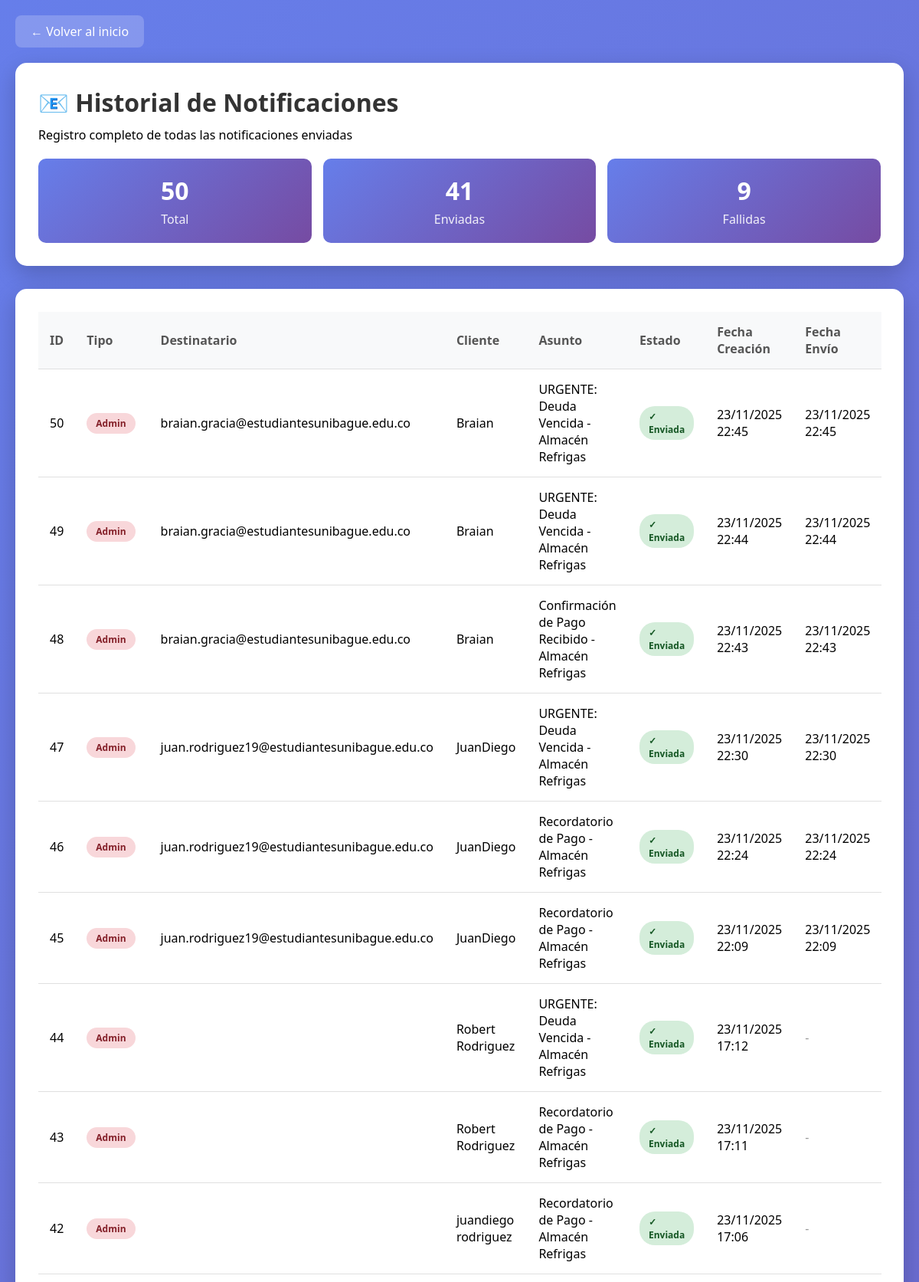
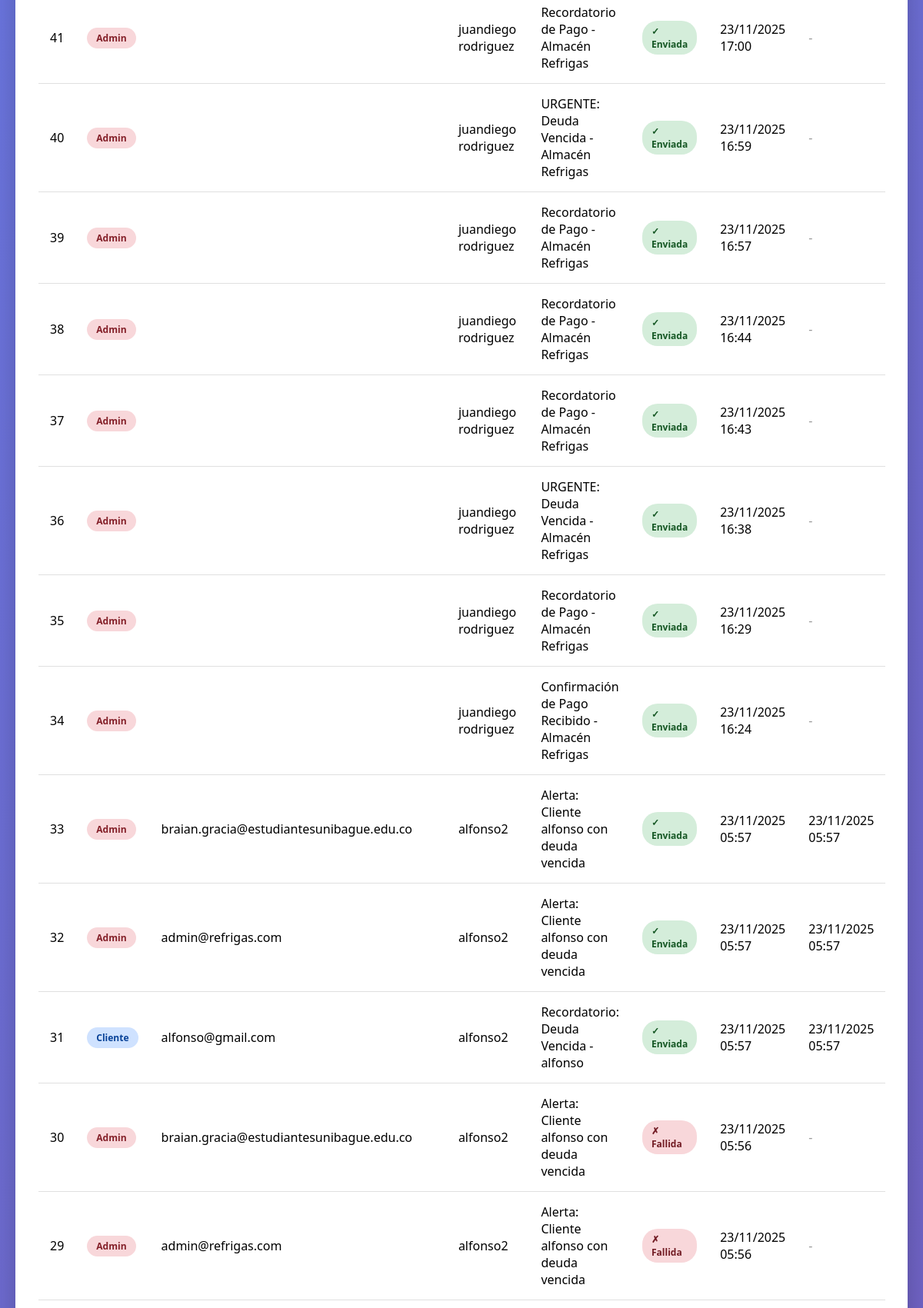
The page /notificaciones/historial/ (signed in, upper part) on the database its author committed (2 pictures, top to bottom).
### notificaciones/models.py (models this page shows, shortened)
class Notificacion(models.Model):
    TIPO_CHOICES = [
        ('DEUDA_VENCIDA_CLIENTE', 'Deuda Vencida - Cliente'),
        ('DEUDA_VENCIDA_ADMIN', 'Deuda Vencida - Administrador'),
        ('RECORDATORIO_PAGO', 'Recordatorio de Pago'),
    ]
    ESTADO_CHOICES = [
        ('PENDIENTE', 'Pendiente'),
        ('ENVIADA', 'Enviada'),
        ('FALLIDA', 'Fallida'),
    ]
    tipo = models.CharField(max_length=30, choices=TIPO_CHOICES)
    destinatario_email = models.EmailField()
    asunto = models.CharField(max_length=200)
    mensaje = models.TextField()
    deuda = models.ForeignKey(Deuda, on_delete=models.CASCADE, null=True, blank=True)
    cliente = models.ForeignKey(Cliente, on_delete=models.CASCADE, null=True, blank=True)
    estado = models.CharField(max_length=10, choices=ESTADO_CHOICES, default='PENDIENTE')
    fecha_creacion = models.DateTimeField(auto_now_add=True)
    fecha_envio = models.DateTimeField(null=True, blank=True)
    error_mensaje = models.TextField(blank=True)
    class Meta:
        ordering = ['-fecha_creacion']
        verbose_name = 'Notificación'
        verbose_name_plural = 'Notificaciones'

### cartera/models.py (models this page shows, shortened)
class Cliente(models.Model):
    nombre = models.CharField(max_length=100)
    correo = models.EmailField(unique=True)
    telefono = models.CharField(max_length=15, blank=True)
    direccion = models.CharField(max_length=200, blank=True, default='')

### notificaciones/views.py (the view)
# urls.py: path('historial/', views.historial_notificaciones, name='historial'),
@login_required
@user_passes_test(es_staff)
def historial_notificaciones(request):
    notificaciones_completas = Notificacion.objects.select_related('cliente', 'deuda').all()
    total = notificaciones_completas.count()
    enviadas = notificaciones_completas.filter(estado='ENVIADA').count()
    fallidas = notificaciones_completas.filter(estado='FALLIDA').count()
    notificaciones = notificaciones_completas[:100]
    contexto = {
        'notificaciones': notificaciones,
        'total': total,
        'enviadas': enviadas,
        'fallidas': fallidas,
    }
    return render(request, 'notificaciones/historial.html', contexto)

### notificaciones/views.py (called while the page is built)
def es_staff(user):
    return user.is_staff

### templates/notificaciones/historial.html (shortened to what this page needs)
{% load static %}
<!DOCTYPE html>
<html lang="es">
<head>
</head>
<body>
    <div class="container">
        <a href="/" class="back-btn">← Volver al inicio</a>
        <div class="header">
            <h1>📧 Historial de Notificaciones</h1>
            <p>Registro completo de todas las notificaciones enviadas</p>
            <div class="stats">
                <div class="stat-card">
                    <h3>{{ total }}</h3>
                    <p>Total</p>
                </div>
                <div class="stat-card">
                    <h3>{{ enviadas }}</h3>
                    <p>Enviadas</p>
                </div>
                <div class="stat-card">
                    <h3>{{ fallidas }}</h3>
                    <p>Fallidas</p>
                </div>
            </div>
        </div>
        <div class="table-container">
            {% if notificaciones %}
                <table>
                    <thead>
                        <tr>
                            <th>ID</th>
                            <th>Tipo</th>
                            <th>Destinatario</th>
                            <th>Cliente</th>
                            <th>Asunto</th>
                            <th>Estado</th>
                            <th>Fecha Creación</th>
                            <th>Fecha Envío</th>
                        </tr>
                    </thead>
                    <tbody>
                        {% for notif in notificaciones %}
                        <tr>
                            <td>{{ notif.id }}</td>
                            <td>
                                {% if 'CLIENTE' in notif.tipo %}
                                    <span class="badge badge-cliente">Cliente</span>
                                {% else %}
                                    <span class="badge badge-admin">Admin</span>
                                {% endif %}
                            </td>
                            <td>{{ notif.destinatario_email }}</td>
                            <td>{{ notif.cliente.nombre|default:"N/A" }}</td>
                            <td>{{ notif.asunto|truncatewords:8 }}</td>
                            <td>
                                {% if notif.estado == 'ENVIADA' %}
                                    <span class="badge badge-enviada">✓ Enviada</span>
                                {% elif notif.estado == 'PENDIENTE' %}
                                    <span class="badge badge-pendiente">⏳ Pendiente</span>
                                {% else %}
                                    <span class="badge badge-fallida">✗ Fallida</span>
                                {% endif %}
                            </td>
                            <td>{{ notif.fecha_creacion|date:"d/m/Y H:i" }}</td>
                            <td>
                                {% if notif.fecha_envio %}
                                    {{ notif.fecha_envio|date:"d/m/Y H:i" }}
                                {% else %}
                                    <span style="color: #999;">-</span>
                                {% endif %}
                            </td>
                        </tr>
                        {% endfor %}
                    </tbody>
                </table>
            {% else %}
                <div class="no-data">
                    <h3>📭 No hay notificaciones registradas</h3>
                    <p>Las notificaciones aparecerán aquí una vez que se envíen.</p>
                </div>
            {% endif %}
        </div>
    </div>
</body>
</html>

### templates/notificaciones/historial.html (style rules this page uses)
* { margin: 0; padding: 0; box-sizing: border-box; }
body { font-family: 'Segoe UI', Tahoma, Geneva, Verdana, sans-serif; background: linear-gradient(135deg, #667eea 0%, #764ba2 100%); min-height: 100vh; padding: 20px; }
.container { max-width: 1400px; margin: 0 auto; }
.header { background: white; padding: 30px; border-radius: 15px; margin-bottom: 30px; box-shadow: 0 10px 30px rgba(0,0,0,0.2); }
.header h1 { color: #333; margin-bottom: 10px; }
.stats { display: grid; grid-template-columns: repeat(auto-fit, minmax(200px, 1fr)); gap: 15px; margin-top: 20px; }
.stat-card { background: linear-gradient(135deg, #667eea 0%, #764ba2 100%); color: white; padding: 20px; border-radius: 10px; text-align: center; }
.stat-card h3 { font-size: 32px; margin-bottom: 5px; }
.stat-card p { opacity: 0.9; }
.back-btn { display: inline-block; color: white; text-decoration: none; margin-bottom: 20px; padding: 10px 20px; background: rgba(255,255,255,0.2); border-radius: 8px; transition: background 0.3s; }
.table-container { background: white; border-radius: 15px; padding: 30px; box-shadow: 0 10px 30px rgba(0,0,0,0.2); overflow-x: auto; }
table { width: 100%; border-collapse: collapse; }
thead { background: #f8f9fa; }
th, td { padding: 15px; text-align: left; border-bottom: 1px solid #e0e0e0; }
th { font-weight: 600; color: #555; }
.badge { padding: 5px 12px; border-radius: 20px; font-size: 12px; font-weight: 600; display: inline-block; }
.badge-enviada { background: #d4edda; color: #155724; }
.badge-fallida { background: #f8d7da; color: #721c24; }
.badge-cliente { background: #cfe2ff; color: #084298; }
.badge-admin { background: #f8d7da; color: #842029; }

### rows shown on the page
Notificacion: id "50", tipo "Admin", destinatario_email "braian.gracia@estudiantesunibague.edu.co", cliente.nombre "Braian", asunto "URGENTE: Deuda Vencida - Almacén Refrigas", estado "✓ Enviada", fecha_creacion "23/11/2025 22:45", fecha_envio "23/11/2025 22:45"
Notificacion: id "49", tipo "Admin", destinatario_email "braian.gracia@estudiantesunibague.edu.co", cliente.nombre "Braian", asunto "URGENTE: Deuda Vencida - Almacén Refrigas", estado "✓ Enviada", fecha_creacion "23/11/2025 22:44", fecha_envio "23/11/2025 22:44"
Notificacion: id "48", tipo "Admin", destinatario_email "braian.gracia@estudiantesunibague.edu.co", cliente.nombre "Braian", asunto "Confirmación de Pago Recibido - Almacén Refrigas", estado "✓ Enviada", fecha_creacion "23/11/2025 22:43", fecha_envio "23/11/2025 22:43"
Notificacion: id "47", tipo "Admin", destinatario_email "juan.rodriguez19@estudiantesunibague.edu.co", cliente.nombre "JuanDiego", asunto "URGENTE: Deuda Vencida - Almacén Refrigas", estado "✓ Enviada", fecha_creacion "23/11/2025 22:30", fecha_envio "23/11/2025 22:30"
Notificacion: id "46", tipo "Admin", destinatario_email "juan.rodriguez19@estudiantesunibague.edu.co", cliente.nombre "JuanDiego", asunto "Recordatorio de Pago - Almacén Refrigas", estado "✓ Enviada", fecha_creacion "23/11/2025 22:24", fecha_envio "23/11/2025 22:24"
Notificacion: id "45", tipo "Admin", destinatario_email "juan.rodriguez19@estudiantesunibague.edu.co", cliente.nombre "JuanDiego", asunto "Recordatorio de Pago - Almacén Refrigas", estado "✓ Enviada", fecha_creacion "23/11/2025 22:09", fecha_envio "23/11/2025 22:09"
Notificacion: id "44", tipo "Admin", cliente.nombre "Robert Rodriguez", asunto "URGENTE: Deuda Vencida - Almacén Refrigas", estado "✓ Enviada", fecha_creacion "23/11/2025 17:12"
Notificacion: id "43", tipo "Admin", cliente.nombre "Robert Rodriguez", asunto "Recordatorio de Pago - Almacén Refrigas", estado "✓ Enviada", fecha_creacion "23/11/2025 17:11"
Notificacion: id "42", tipo "Admin", cliente.nombre "juandiego rodriguez", asunto "Recordatorio de Pago - Almacén Refrigas", estado "✓ Enviada", fecha_creacion "23/11/2025 17:06"
Notificacion: id "41", tipo "Admin", cliente.nombre "juandiego rodriguez", asunto "Recordatorio de Pago - Almacén Refrigas", estado "✓ Enviada", fecha_creacion "23/11/2025 17:00"
Notificacion: id "40", tipo "Admin", cliente.nombre "juandiego rodriguez", asunto "URGENTE: Deuda Vencida - Almacén Refrigas", estado "✓ Enviada", fecha_creacion "23/11/2025 16:59"
Notificacion: id "39", tipo "Admin", cliente.nombre "juandiego rodriguez", asunto "Recordatorio de Pago - Almacén Refrigas", estado "✓ Enviada", fecha_creacion "23/11/2025 16:57"
Notificacion: id "38", tipo "Admin", cliente.nombre "juandiego rodriguez", asunto "Recordatorio de Pago - Almacén Refrigas", estado "✓ Enviada", fecha_creacion "23/11/2025 16:44"
Notificacion: id "37", tipo "Admin", cliente.nombre "juandiego rodriguez", asunto "Recordatorio de Pago - Almacén Refrigas", estado "✓ Enviada", fecha_creacion "23/11/2025 16:43"
Notificacion: id "36", tipo "Admin", cliente.nombre "juandiego rodriguez", asunto "URGENTE: Deuda Vencida - Almacén Refrigas", estado "✓ Enviada", fecha_creacion "23/11/2025 16:38"
Notificacion: id "35", tipo "Admin", cliente.nombre "juandiego rodriguez", asunto "Recordatorio de Pago - Almacén Refrigas", estado "✓ Enviada", fecha_creacion "23/11/2025 16:29"
Notificacion: id "34", tipo "Admin", cliente.nombre "juandiego rodriguez", asunto "Confirmación de Pago Recibido - Almacén Refrigas", estado "✓ Enviada", fecha_creacion "23/11/2025 16:24"
Notificacion: id "33", shows "Admin", destinatario_email "braian.gracia@estudiantesunibague.edu.co", cliente.nombre "alfonso2", asunto "Alerta: Cliente alfonso con deuda vencida", estado "✓ Enviada", fecha_creacion "23/11/2025 05:57", fecha_envio "23/11/2025 05:57"
Notificacion: id "32", shows "Admin", destinatario_email "admin@refrigas.com", cliente.nombre "alfonso2", asunto "Alerta: Cliente alfonso con deuda vencida", estado "✓ Enviada", fecha_creacion "23/11/2025 05:57", fecha_envio "23/11/2025 05:57"
Notificacion: id "31", shows "Cliente", destinatario_email "alfonso@gmail.com", cliente.nombre "alfonso2", asunto "Recordatorio: Deuda Vencida - alfonso", estado "✓ Enviada", fecha_creacion "23/11/2025 05:57", fecha_envio "23/11/2025 05:57"
Notificacion: id "30", shows "Admin", destinatario_email "braian.gracia@estudiantesunibague.edu.co", cliente.nombre "alfonso2", asunto "Alerta: Cliente alfonso con deuda vencida", estado "✗ Fallida", fecha_creacion "23/11/2025 05:56"
Notificacion: id "29", shows "Admin", destinatario_email "admin@refrigas.com", cliente.nombre "alfonso2", asunto "Alerta: Cliente alfonso con deuda vencida", estado "✗ Fallida", fecha_creacion "23/11/2025 05:56"

### other values the page prints
{{ total }} "50"
{{ enviadas }} "41"
{{ fallidas }} "9"
